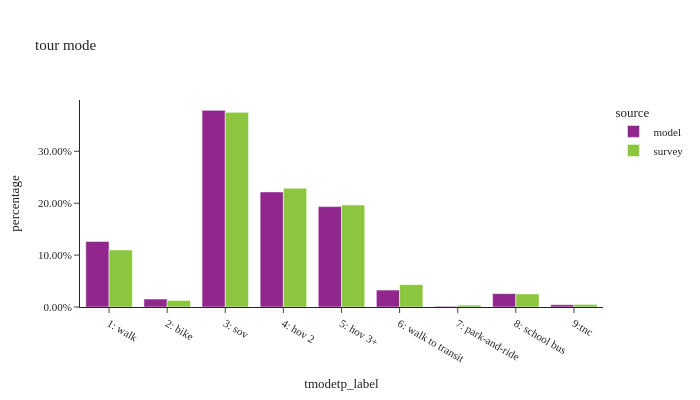

Write notebook code for a chart like this one.
### Code cell
tour_stats(df_tour,'tmodetp_label','tour mode')

### Figure 1 — Plotly figure (JSON) as saved in the notebook; plotly's stock layout.template omitted (floating-point values rounded to 4 significant figures)
{"data": [{"alignmentgroup": "True", "customdata": [[860591], [198396], [8681], [146907], [25085], [1610624], [2637846], [99910], [1433720]], "hovertemplate": "source=model<br>tmodetp_label=%{x}<br>percentage=%{y}<br>sample count=%{customdata[0]}<extra></extra>", "legendgroup": "model", "marker": {"color": "#91268F", "pattern": {"shape": ""}}, "name": "model", "offsetgroup": "model", "orientation": "v", "showlegend": true, "textposition": "auto", "type": "bar", "x": ["1: walk", "8: school bus", "7: park-and-ride", "6: walk to transit", "9:tnc", "4: hov 2", "3: sov", "2: bike", "5: hov 3+"], "xaxis": "x", "y": [0.1263, 0.02583, 0.001411, 0.03266, 0.004476, 0.2217, 0.3789, 0.01536, 0.1934], "yaxis": "y"}, {"alignmentgroup": "True", "customdata": [[169], [2264], [333], [3687], [1947], [1221], [773], [50], [63]], "hovertemplate": "source=survey<br>tmodetp_label=%{x}<br>percentage=%{y}<br>sample count=%{customdata[0]}<extra></extra>", "legendgroup": "survey", "marker": {"color": "#8CC63E", "pattern": {"shape": ""}}, "name": "survey", "offsetgroup": "survey", "orientation": "v", "showlegend": true, "textposition": "auto", "type": "bar", "x": ["8: school bus", "1: walk", "2: bike", "3: sov", "4: hov 2", "5: hov 3+", "6: walk to transit", "7: park-and-ride", "9:tnc"], "xaxis": "x", "y": [0.02517, 0.11, 0.01259, 0.375, 0.2289, 0.1965, 0.04312, 0.003686, 0.005031], "yaxis": "y"}], "layout": {"barmode": "group", "font": {"size": 11}, "height": 400, "legend": {"title": {"text": "source"}, "tracegroupgap": 0}, "title": {"text": "tour mode"}, "width": 700, "xaxis": {"anchor": "y", "categoryorder": "category ascending", "domain": [0.0, 1.0], "dtick": 1, "title": {"text": "tmodetp_label"}}, "yaxis": {"anchor": "x", "domain": [0.0, 1.0], "tickformat": ".2%", "title": {"text": "percentage"}}}}
